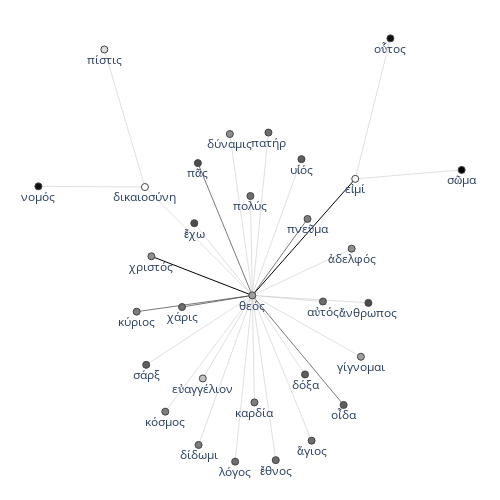

Notebook source saved alongside this figure:
### Code cell
configure_plotly_browser_state()
ego_network = construct_ego_network(network_sentences, "δικαιοσύνη", 30, reduced=True)
ego_network.edges.data()
fig = textnet.draw_2d_network(ego_network)
fig.show()

### Figure 1 — Plotly figure (JSON) as saved in the notebook; plotly's stock layout.template omitted (floating-point values rounded to 4 significant figures)
{"data": [{"line": {"color": "#000000", "width": 1}, "mode": "lines", "type": "scatter", "x": [0.4838, 0.001779, null, -0.4708, 0.001779, null], "y": [0.3239, -0.06402, null, 0.06624, -0.06402, null]}, {"line": {"color": "#404040", "width": 0.7}, "mode": "lines", "type": "scatter", "x": [0.2604, 0.001779, null, -0.253, 0.001779, null, -0.3272, 0.001779, null, -0.5397, 0.001779, null, 0.4294, 0.001779, null], "y": [0.1905, -0.06402, null, 0.3765, -0.06402, null, -0.1027, -0.06402, null, -0.1181, -0.06402, null, -0.4286, -0.06402, null]}, {"line": {"color": "#C0C0C0", "width": 0.5}, "mode": "lines", "type": "scatter", "x": [0.2487, 0.001779, null, 0.3325, 0.001779, null, 0.467, 0.001779, null, 0.232, 0.001779, null, -0.6912, -0.5009, null, -0.007009, 0.001779, null, 0.07741, 0.001779, null, -0.1034, 0.001779, null, -0.5009, -1, null, -0.5009, 0.001779, null, 0.4838, 0.6485, null, 0.4838, 0.982, null, -0.2699, 0.001779, null, -0.23, 0.001779, null, -0.495, 0.001779, null, -0.4057, 0.001779, null, -0.2497, 0.001779, null, -0.07864, 0.001779, null, 0.01176, 0.001779, null, 0.1116, 0.001779, null, 0.2795, 0.001779, null, 0.5103, 0.001779, null, 0.001779, 0.5455, null], "y": [-0.3271, -0.06402, null, -0.08444, -0.06402, null, 0.0916, -0.06402, null, 0.3896, -0.06402, null, 0.7546, 0.2968, null, 0.2668, -0.06402, null, 0.4781, -0.06402, null, 0.473, -0.06402, null, 0.2968, 0.2989, null, 0.2968, -0.06402, null, 0.3239, 0.7915, null, 0.3239, 0.3536, null, 0.1762, -0.06402, null, -0.3405, -0.06402, null, -0.2952, -0.06402, null, -0.4509, -0.06402, null, -0.5618, -0.06402, null, -0.6173, -0.06402, null, -0.4202, -0.06402, null, -0.6123, -0.06402, null, -0.5475, -0.06402, null, -0.2681, -0.06402, null, -0.06402, -0.08897, null]}, {"hoverinfo": "text", "hovertext": ["9", "10", "12", "11", "9", "17", "10", "10", "12", "8", "21", "20", "8", "5", "10", "12", "15", "5", "11", "9", "11", "11", "10", "11", "10", "10", "9", "13", "13", "8", "4"], "marker": {"color": [9, 10, 12, 11, 9, 17, 10, 10, 12, 8, 21, 20, 8, 5, 10, 12, 15, 5, 11, 9, 11, 11, 10, 11, 10, 10, 9, 13, 13, 8, 4], "colorbar": {"thickness": 15, "title": {"side": "right", "text": "degree"}, "xanchor": "left"}, "colorscale": [[0, "rgb(255,255,255)"], [0.125, "rgb(240,240,240)"], [0.25, "rgb(217,217,217)"], [0.375, "rgb(189,189,189)"], [0.5, "rgb(150,150,150)"], [0.625, "rgb(115,115,115)"], [0.75, "rgb(82,82,82)"], [0.875, "rgb(37,37,37)"], [1, "rgb(0,0,0)"]], "line": {"width": 1}, "reversescale": true, "showscale": false, "size": 7}, "mode": "markers+text", "text": ["δόξα", "αὐτός", "ἀδελφός", "πνεῦμα", "υἱός", "πίστις", "πολύς", "πατήρ", "δύναμις", "πᾶς", "δικαιοσύνη", "εἰμί", "ἔχω", "οὗτος", "χάρις", "χριστός", "εὐαγγέλιον", "νομός", "κύριος", "σάρξ", "κόσμος", "δίδωμι", "λόγος", "καρδία", "ἔθνος", "ἅγιος", "οἶδα", "γίγνομαι", "θεός", "ἄνθρωπος", "σῶμα"], "textposition": "bottom center", "type": "scatter", "x": [0.2487, 0.3325, 0.467, 0.2604, 0.232, -0.6912, -0.007009, 0.07741, -0.1034, -0.253, -0.5009, 0.4838, -0.2699, 0.6485, -0.3272, -0.4708, -0.23, -1, -0.5397, -0.495, -0.4057, -0.2497, -0.07864, 0.01176, 0.1116, 0.2795, 0.4294, 0.5103, 0.001779, 0.5455, 0.982], "y": [-0.3271, -0.08444, 0.0916, 0.1905, 0.3896, 0.7546, 0.2668, 0.4781, 0.473, 0.3765, 0.2968, 0.3239, 0.1762, 0.7915, -0.1027, 0.06624, -0.3405, 0.2989, -0.1181, -0.2952, -0.4509, -0.5618, -0.6173, -0.4202, -0.6123, -0.5475, -0.4286, -0.2681, -0.06402, -0.08897, 0.3536]}, {"hoverinfo": "text", "marker": {"opacity": 0}, "mode": "markers", "opacity": 0, "text": ["30", "24", "30", "50", "25", "26", "31", "35", "25", "86", "16", "26", "35", "101", "36", "28", "48", "137", "31", "69", "30", "27", "28", "32", "25", "26", "33", "47", "46", "40"], "type": "scatter", "x": [0.1252, 0.1671, 0.2344, 0.1311, 0.1169, -0.596, -0.002615, 0.03959, -0.05083, -0.1256, -0.7505, -0.2496, 0.5662, 0.2428, 0.7329, -0.134, -0.1627, -0.2345, -0.1141, -0.269, -0.2466, -0.2019, -0.124, -0.03843, 0.006768, 0.05671, 0.1406, 0.2156, 0.256, 0.2736], "y": [-0.1956, -0.07423, 0.01379, 0.06323, 0.1628, 0.5257, 0.1014, 0.207, 0.2045, 0.1562, 0.2978, 0.1164, 0.5577, 0.1299, 0.3388, 0.05611, -0.08335, 0.001109, -0.2022, -0.09107, -0.1796, -0.2575, -0.3129, -0.3406, -0.2421, -0.3382, -0.3058, -0.2463, -0.1661, -0.0765]}], "layout": {"autosize": false, "height": 500, "hovermode": "closest", "margin": {"b": 10, "l": 10, "r": 10, "t": 10}, "plot_bgcolor": "rgba(0,0,0,0)", "showlegend": false, "title": {"font": {"size": 16}}, "width": 500, "xaxis": {"showgrid": false, "showticklabels": false, "zeroline": false}, "yaxis": {"showgrid": false, "showticklabels": false, "zeroline": false}}}
